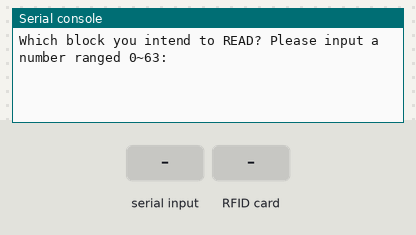
A program run on a simulated ESP8266 board running MicroPython. On the bench: the last lines printed to the serial console. The inputs (shaded band) are chosen by the test bench. The interpreter's speed is modelled, so counts of loop turns are approximate; the RFID card's data blocks start empty; library files of the repository ran but are not shown: mfrc522.py.

Above: at 1.2 s.
1.3 s: "1" typed at the serial console, then Enter
At 1.7 s:
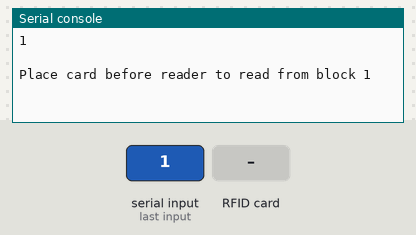
2.8 s: RFID card 5E 7A 19 C4 held to the reader
At 4.8 s:
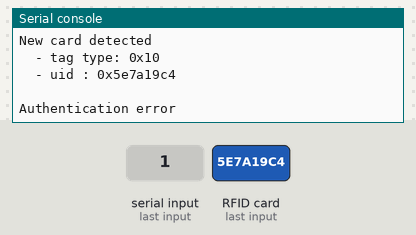

The program:

read.py
```python
import mfrc522
from os import uname


def do_read(block_index=0):

    if uname()[0] == 'WiPy':
        rdr = mfrc522.MFRC522("GP14", "GP16", "GP15", "GP22", "GP17")
    elif uname()[0] == 'esp8266':
        rdr = mfrc522.MFRC522(0, 2, 4, 5, 14)
    else:
        raise RuntimeError("Unsupported platform")

    print("")
    print("Place card before reader to read from block {}".format(block_index))
    print("")

    try:
        while True:

            (stat, tag_type) = rdr.request(rdr.REQIDL)

            if stat == rdr.OK:

                (stat, raw_uid) = rdr.anticoll()

                if stat == rdr.OK:
                    print("New card detected")
                    print("  - tag type: 0x%02x" % tag_type)
                    print("  - uid : 0x%02x%02x%02x%02x" % (raw_uid[0], raw_uid[1], raw_uid[2], raw_uid[3]))
                    print("")

                    if rdr.select_tag(raw_uid) == rdr.OK:

                        key = [0xFF, 0xFF, 0xFF, 0xFF, 0xFF, 0xFF]

                        if rdr.auth(rdr.AUTHENT1A, block_index, key, raw_uid) == rdr.OK:
                            print("Block {} data: {}".format(block_index, rdr.read(block_index)))
                            rdr.stop_crypto1()
                        else:
                            print("Authentication error")
                    else:
                        print("Failed to select tag")

    except KeyboardInterrupt:
        print("Bye")


if __name__ == '__main__':
    block_index = eval(input('Which block you intend to READ? Please input a number ranged 0~63: '))
    do_read(block_index)
```

Measured:
- after the input at 1.3 s, the serial console: prints a new line at once (image 1)
- after the input at 2.8 s, the serial console: prints a new line at once (image 2)
